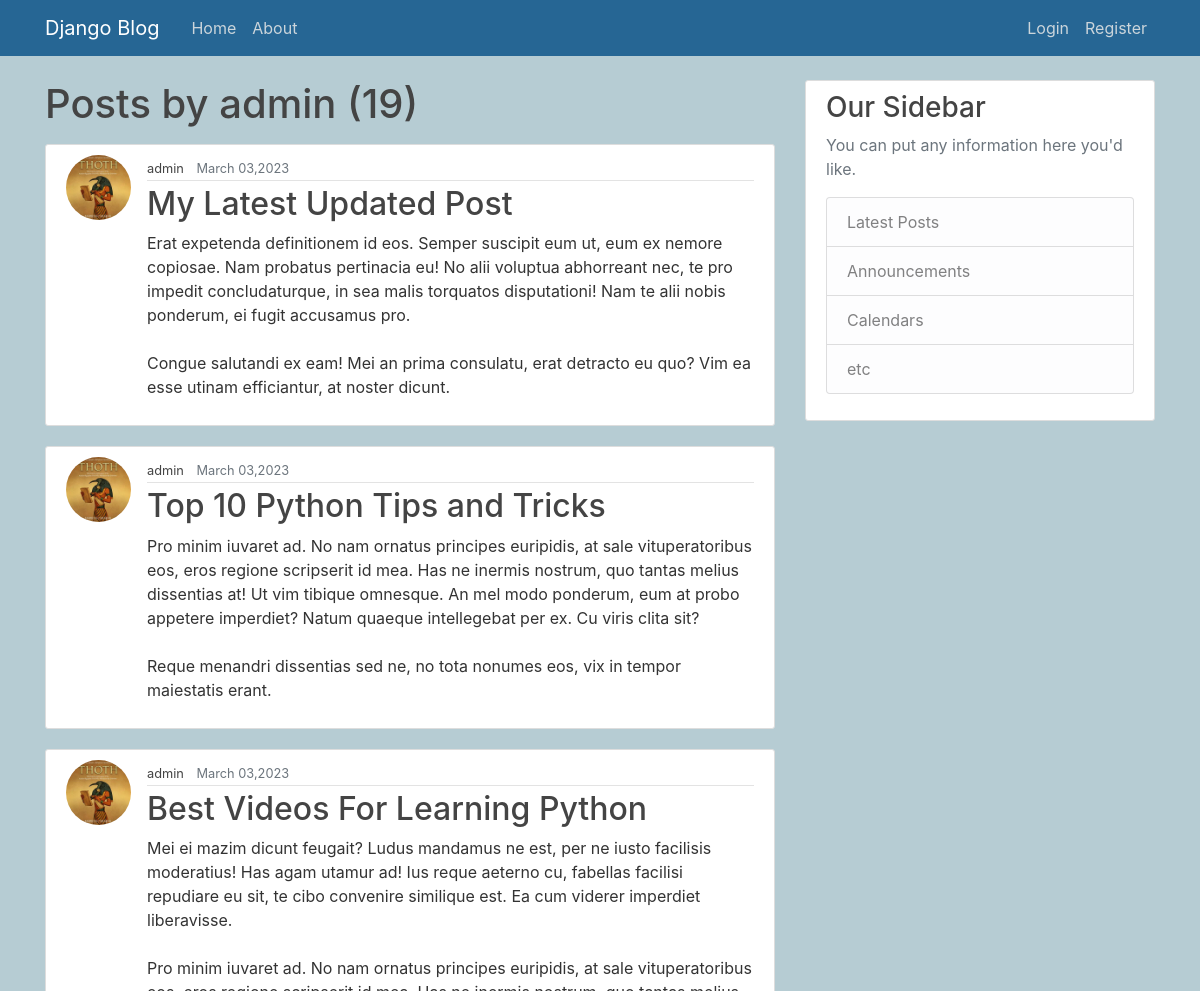
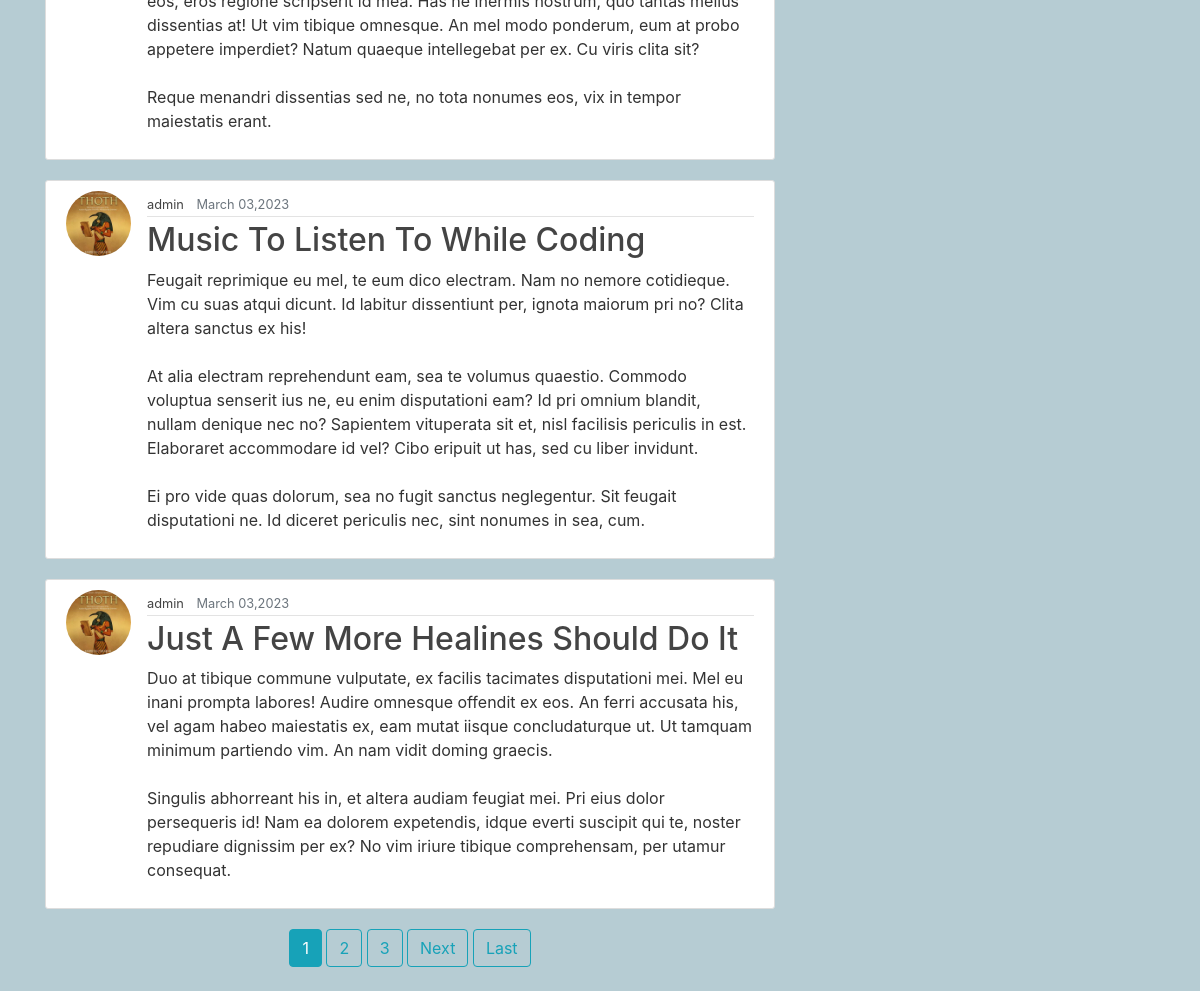
Screenshot of /user/admin with the database file from the repository (2 pictures, top to bottom).
### blog_app/models.py (models this page shows, shortened)
class Post(models.Model):
    title = models.CharField(max_length=200)
    content = models.TextField()
    date_posted = models.DateTimeField(default=timezone.now)
    author = models.ForeignKey(User, on_delete=models.CASCADE)

### user_app/models.py (models this page shows, shortened)
class Profile(models.Model):
    user = models.OneToOneField(User, on_delete=models.CASCADE)
    image = models.ImageField(default='default.jpg', upload_to='profile_pics')

### blog_app/views.py (the view)
# urls.py: path('user/<str:username>', UserPostListView.as_view(), name='blog_app-user-posts'),
class UserPostListView(ListView):
    model = Post
    template_name = 'blog_app/user_post.html'  # <app>/<model>_<viewtype>.html
    context_object_name = 'posts'
    paginate_by = 5 #number of posts per page
    def get_queryset(self):
        user = get_object_or_404(User, username=self.kwargs.get('username'))
        return Post.objects.filter(author=user).order_by('-date_posted')

### blog_app/templates/blog_app/user_post.html (shortened to what this page needs)
{% extends 'blog_app/layout.html' %}
{% load static %}
{% block content %}
    <h1 class="mb-3">Posts by {{ view.kwargs.username }} ({{ page_obj.paginator.count }})</h1>
    {% for post in posts %}
        <article class="media content-section">
            <img class="rounded-circle article-img" src="{{ post.author.profile.image.url }}">
            <div class="media-body">
                <div class="article-metadata">
                    <small><a class="mr-2 article-title" href="{% url 'blog_app-user-posts' post.author.username %}">{{ post.author }}</a></small>
                    <small class="text-muted">{{ post.date_posted|date:"F d,Y" }}</small>
                </div>
                <h2><a class="article-title" href="{% url 'blog_app-post-detail' post.id %}">{{ post.title }}</a></h2>
                <p class="article-content">{{ post.content }}</p>
            </div>
        </article>
    {% endfor %}
    <div style="text-align:center;">
        {% if is_paginated %}
            {% for num in page_obj.paginator.page_range %}
                {% if page_obj.number == num %}
                    <a class="btn btn-info mb-4" href="?page={{ num }}">{{ num }}</a>
                {% elif num > page_obj.number|add:'-3' and num < page_obj.number|add:'3' %}
                    <a class="btn btn-outline-info mb-4" href="?page={{ num }}">{{ num }}</a>
                {% endif %}
            {% endfor %}
            {% if page_obj.has_next %}
                <a class="btn btn-outline-info mb-4" href="?page={{ page_obj.next_page_number }}">Next</a>
                <a class="btn btn-outline-info mb-4" href="?page={{ page_obj.paginator.num_pages }}">Last</a>
            {% endif %}
        {% endif %}
    </div>
{% endblock content %}

### static/css/main.css (style rules this page uses)
body { background: #b6ccd3; color: #333333; margin-top: 5rem; }
h1, h2, h3, h4, h5, h6 { color: #444444; }
.content-section { background: #ffffff; padding: 10px 20px; border: 1px solid #dddddd; border-radius: 3px; margin-bottom: 20px; }
.article-title { color: #444444; }
.article-content { white-space: pre-line; }
.article-img { height: 65px; width: 65px; margin-right: 16px; }
.article-metadata { padding-bottom: 1px; margin-bottom: 4px; border-bottom: 1px solid #e3e3e3 }
h1, h2, h3, h4, h5, h6, { font-family: 'Raleway', sans-serif; }
a, { color: #4b5156 }

### rows the page displays
Post: author.profile.image (picture), author "admin", date_posted "March 03,2023", title "My Latest Updated Post", content "Erat expetenda definitionem id eos. Semper suscipit eum ut, eum ex nemore copiosae. Nam probatus pertinacia eu! No alii voluptua abhorreant nec, te pro impedit concludaturque, in sea malis torquatos disputationi! Nam te alii nobis ponderum, ei fugit accusamus pro. Congue salutandi ex eam! Mei an prima consulatu, erat detracto eu quo? Vim ea esse utinam efficiantur, at noster dicunt."
Post: author.profile.image (picture), author "admin", date_posted "March 03,2023", title "Top 10 Python Tips and Tricks", content "Pro minim iuvaret ad. No nam ornatus principes euripidis, at sale vituperatoribus eos, eros regione scripserit id mea. Has ne inermis nostrum, quo tantas melius dissentias at! Ut vim tibique omnesque. An mel modo ponderum, eum at probo appetere imperdiet? Natum quaeque intellegebat per ex. Cu viris clita sit? Reque menandri dissentias sed ne, no tota nonumes eos, vix in tempor maiestatis erant."
Post: author.profile.image (picture), author "admin", date_posted "March 03,2023", title "Best Videos For Learning Python", content "Mei ei mazim dicunt feugait? Ludus mandamus ne est, per ne iusto facilisis moderatius! Has agam utamur ad! Ius reque aeterno cu, fabellas facilisi repudiare eu sit, te cibo convenire similique est. Ea cum viderer imperdiet liberavisse. Pro minim iuvaret ad. No nam ornatus principes euripidis, at sale vituperatoribus eos, eros regione scripserit id mea. Has ne inermis nostrum, quo tantas melius dissentias at! Ut vim tibique omnesque. An mel modo ponderum, eum at probo appetere imperdiet? Natum quaeque intellegebat per ex. Cu viris clita sit? Reque menandri dissentias sed ne, no tota nonumes eos, vix in tempor maiestatis erant."
Post: author.profile.image (picture), author "admin", date_posted "March 03,2023", title "Music To Listen To While Coding", content "Feugait reprimique eu mel, te eum dico electram. Nam no nemore cotidieque. Vim cu suas atqui dicunt. Id labitur dissentiunt per, ignota maiorum pri no? Clita altera sanctus ex his! At alia electram reprehendunt eam, sea te volumus quaestio. Commodo voluptua senserit ius ne, eu enim disputationi eam? Id pri omnium blandit, nullam denique nec no? Sapientem vituperata sit et, nisl facilisis periculis in est. Elaboraret accommodare id vel? Cibo eripuit ut has, sed cu liber invidunt. Ei pro vide quas dolorum, sea no fugit sanctus neglegentur. Sit feugait disputationi ne. Id diceret periculis nec, sint nonumes in sea, cum."
Post: author.profile.image (picture), author "admin", date_posted "March 03,2023", title "Just A Few More Healines Should Do It", content "Duo at tibique commune vulputate, ex facilis tacimates disputationi mei. Mel eu inani prompta labores! Audire omnesque offendit ex eos. An ferri accusata his, vel agam habeo maiestatis ex, eam mutat iisque concludaturque ut. Ut tamquam minimum partiendo vim. An nam vidit doming graecis. Singulis abhorreant his in, et altera audiam feugiat mei. Pri eius dolor persequeris id! Nam ea dolorem expetendis, idque everti suscipit qui te, noster repudiare dignissim per ex? No vim iriure tibique comprehensam, per utamur consequat."

### other values shown
{{ view.kwargs.username }} "admin"
{{ page_obj.paginator.count }} "19"
{{ num }} "1"
{{ num }} "2" "3"
